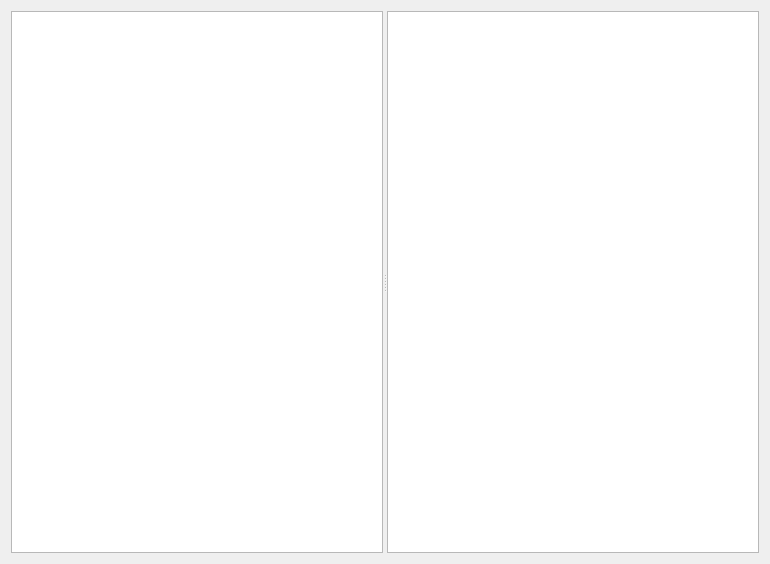
<?xml version="1.0" encoding="UTF-8"?>
<ui version="4.0">
 <class>AI_studio</class>
 <widget class="QWidget" name="AI_studio">
  <property name="geometry">
   <rect>
    <x>0</x>
    <y>0</y>
    <width>770</width>
    <height>564</height>
   </rect>
  </property>
  <property name="windowTitle">
   <string>AI_studio</string>
  </property>
  <layout class="QHBoxLayout" name="horizontalLayout">
   <item>
    <widget class="QSplitter" name="splitter">
     <property name="orientation">
      <enum>Qt::Orientation::Horizontal</enum>
     </property>
     <widget class="QTreeView" name="SiderBar"/>
     <widget class="QPlainTextEdit" name="TextEdit"/>
    </widget>
   </item>
  </layout>
 </widget>
 <resources/>
 <connections/>
</ui>
